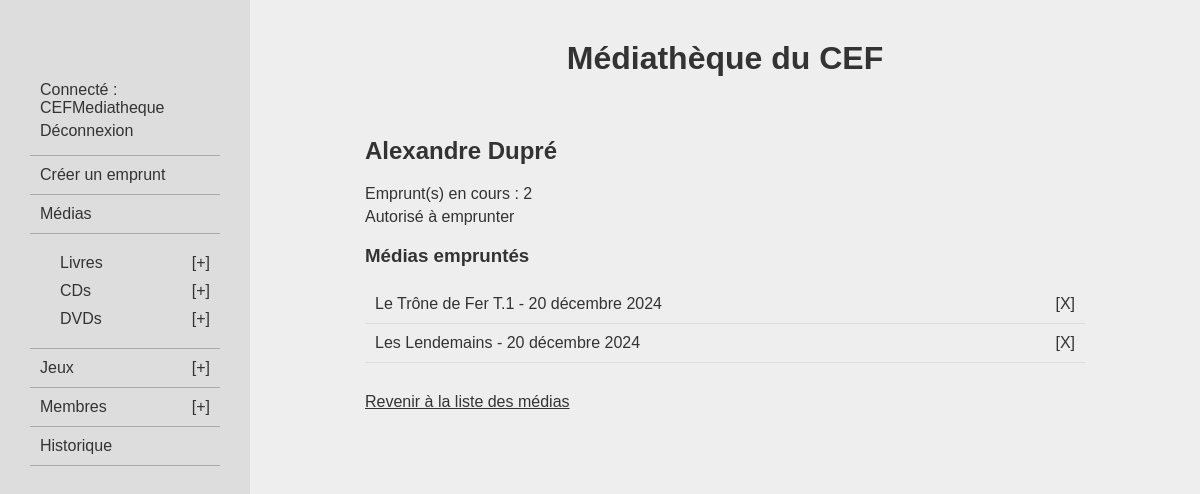
Screenshot of /membre/4 (signed in) with the database file from the repository.
### logisticMediatheque/models.py (models this page shows)
class Membres (models.Model):
    firstname = models.CharField(max_length=100)
    lastname = models.CharField(max_length=100)
    email = models.EmailField()
    canLoan = models.BooleanField(default=True)
    numLoan = models.IntegerField(default=0)

class Medias (models.Model):
    title = models.CharField(max_length = 100, unique = True)
    issue = models.DateField()
    borrower = models.ForeignKey(Membres, on_delete= models.DO_NOTHING, null=True)
    dateLoan = models.DateField(null = True, blank = True)
    MEDIATYPES = [
        ("livre", "Livre"),
        ("cd", "CD"),
        ("dvd", "DVD")
    ]
    mediaType = models.CharField(choices=MEDIATYPES, max_length=5, default="livre")

### logisticMediatheque/views.py (the view)
# urls.py: path('membre/<int:membre_id>', views.membreDetail, name = 'membreDetail'),
def membreDetail(request, membre_id):
    mediaLoans = Medias.objects.all().filter(borrower = membre_id)
    return render(
        request,
        "logisticMediatheque/itemDetails/membreDetails.html",
        {
            "membre": get_object_or_404( Membres, pk = membre_id ),
            "mediaLoans": mediaLoans
        }
    )

### logisticMediatheque/templates/logisticMediatheque/itemDetails/membreDetails.html
{% extends 'logisticMediatheque/base.html' %}
{% block content %}
    <h2>{{ membre.firstname }} {{ membre.lastname }}</h2>
    <div class="membreInfos">
        <p>Emprunt(s) en cours : {{ membre.numLoan }}</p>
        {% if membre.canLoan == True %}
            <p>Autorisé à emprunter</p>
        {% else %}
            <p>Ne peut plus emprunter !</p>
        {% endif %}
    </div>
    <div class="membreLoans">
        <h3>Médias empruntés</h3>
        {% for mediaLoan in mediaLoans %}
            <div class="item">
                <div class="mediaInfos">
                    <a href="{% url 'logisticMediatheque:mediaDetail' mediaLoan.mediaType mediaLoan.id %}">{{mediaLoan.title}}</a>   -   {{mediaLoan.dateLoan}}
                </div>
                <div class="itemActions">
                    <a href="{% url 'logisticMediatheque:removeLoan' mediaLoan.id membre.id %}">[X]</a>
                </div>
            </div>
        {% endfor %}
    </div>
    <p class="returnLink"><a href="{% url 'logisticMediatheque:listMembres' %}">Revenir à la liste des médias</a></p>
{% endblock content %}

### logisticMediatheque/templates/logisticMediatheque/menus/menuAuth.html
<li class="auth">
    {% if user.is_authenticated %}
        <p>Connecté : {{user.username}}</p>
        <p><a href="{% url 'manage:logout' %}">Déconnexion</a></p>
    {% else %}
        <p><a href="{% url 'manage:login' %}">Connexion</a></p>
    {% endif %}
</li>

### mediathequeCEF/static/css/style.css (style rules this page uses)
body { background-color: #eee; color:#333; font-family: sans-serif; margin:0; box-sizing: border-box; }
li { margin: 10px 0; }
a { text-decoration: none; color:#333; }
p { margin: 5px 0; }
#itemNav > ul > li { border-bottom: 1px solid #aaa; margin: 0; padding: 10px; }
.item { border-bottom: 1px solid #ddd; margin: 0; padding: 10px; display: flex; justify-content: space-between; }
.returnLink { margin-top: 30px; text-decoration: underline; }

### rows the page displays
Membres: firstname "Alexandre", lastname "Dupré", numLoan "2"
Medias: title "Le Trône de Fer T.1", dateLoan "20 décembre 2024"
Medias: title "Les Lendemains", dateLoan "20 décembre 2024"

### other values shown
{{ user.username }} "CEFMediatheque"
